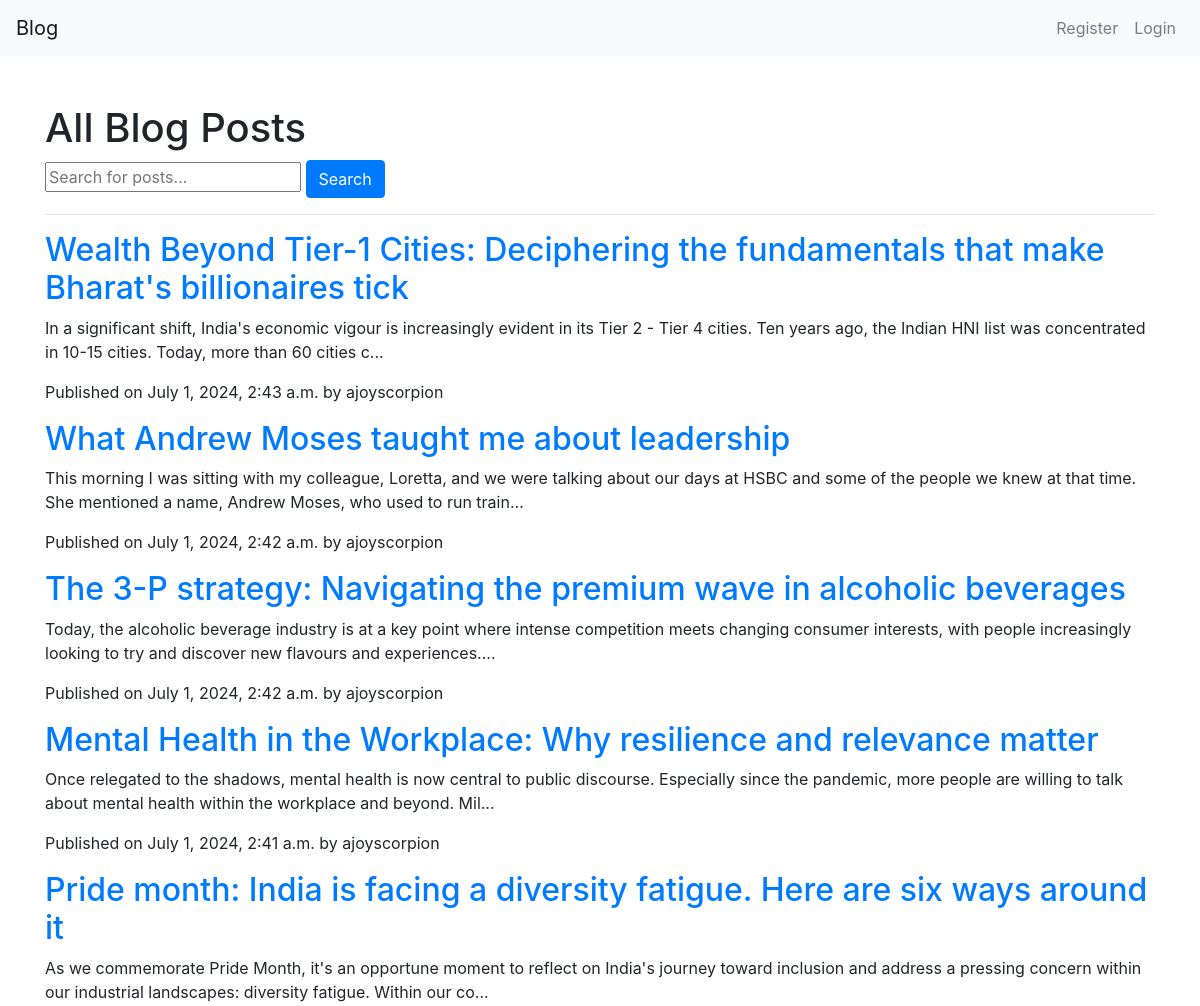
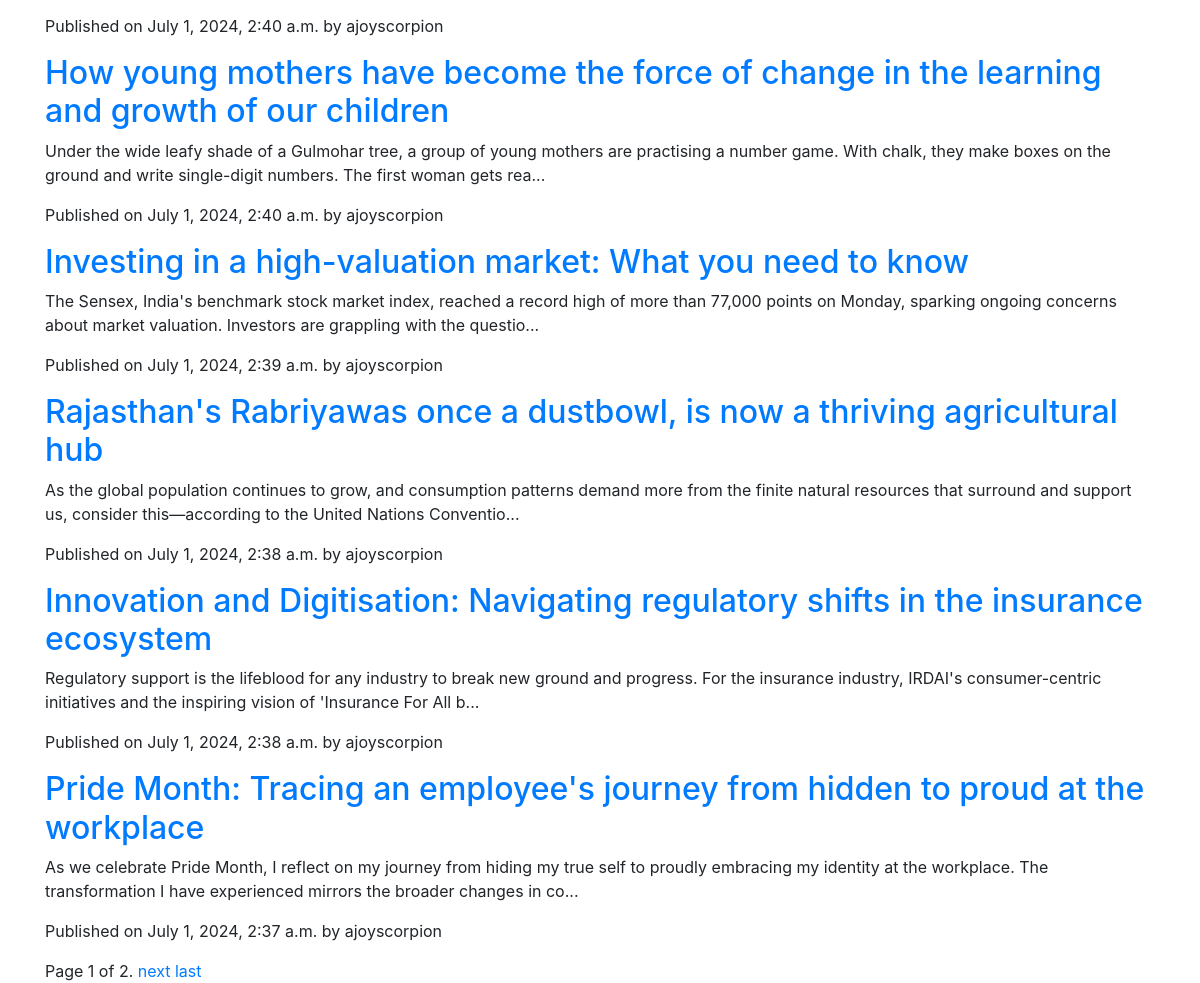
The page / on the database its author committed (2 pictures, top to bottom).
### blog/models.py (models this page shows, shortened)
class BlogPost(models.Model):
    title = models.CharField(max_length=200)
    content = models.TextField()
    publication_date = models.DateTimeField(auto_now_add=True)
    author = models.ForeignKey(User, on_delete=models.CASCADE)

### blog/views.py (the view)
# urls.py: path('',views.home,name='allBlogs'),
def home(request):
    search_query = request.GET.get('search','')
    posts = BlogPost.objects.all().order_by('-publication_date')
    if search_query:
        posts = posts.filter(title__icontains=search_query) | posts.filter(content__icontains=search_query)
    paginator = Paginator(posts,10)
    page_number = request.GET.get('page')
    page_obj = paginator.get_page(page_number)
    context = {
        'posts': page_obj,
        'is_paginated': page_obj.has_other_pages(),
        'page_obj': page_obj
    }
    return render(request,'home.html',context)

### templates/home.html (shortened to what this page needs)
{% extends 'base.html' %}
{% block content %}
<h1>All Blog Posts</h1>
<form method="GET" action="">
    <input type="text" name="search" placeholder="Search for posts...">
    <button type="submit" class="btn btn-primary">Search</button>
</form>
<hr>
{% for post in posts %}
    <div class="post">
        <h2><a href="{% url 'blogDetails' post.pk %}">{{ post.title }}</a></h2>
        <p>{{ post.content|slice:":200" }}...</p>
        <p>Published on {{ post.publication_date }} by {{ post.author }}</p>
    </div>
{% endfor %}
<div class="pagination">
    {% if is_paginated %}
        <span class="step-links">
            <span class="current">
                Page {{ page_obj.number }} of {{ page_obj.paginator.num_pages }}.
            </span>
            {% if page_obj.has_next %}
                <a href="?page={{ page_obj.next_page_number }}">next</a>
                <a href="?page={{ page_obj.paginator.num_pages }}">last</a>
            {% endif %}
        </span>
    {% endif %}
</div>
{% endblock %}

### templates/base.html (shortened to what this page needs)
<!DOCTYPE html>
<html lang="en">
<head>
    <link rel="stylesheet" href="https://cdnjs.cloudflare.com/ajax/libs/toastr.js/latest/toastr.min.css">
    <link rel="stylesheet" href="https://stackpath.bootstrapcdn.com/bootstrap/4.5.2/css/bootstrap.min.css">
</head>
<body>
    <nav class="navbar navbar-expand-lg navbar-light bg-light">
        <a class="navbar-brand" href="{% url 'allBlogs' %}">Blog</a>
        <div class="collapse navbar-collapse" id="navbarNav">
            <ul class="navbar-nav ml-auto">
                {% if user.is_authenticated %}
                    <li class="nav-item">
                        <a class="nav-link" href="{% url 'addBlogs' %}">New Post</a>
                    </li>
                    <li class="nav-item">
                        <a class="nav-link" href="{% url 'logout' %}">Logout</a>
                    </li>
                {% else %}
                    <li class="nav-item">
                        <a class="nav-link" href="{% url 'register' %}">Register</a>
                    </li>
                    <li class="nav-item">
                        <a class="nav-link" href="{% url 'signIn' %}">Login</a>
                    </li>
                {% endif %}
            </ul>
        </div>
    </nav>
    <div class="container mt-5">
        {% block content %}
        {% endblock %}
    </div>
</body>
</html>

### rows shown on the page
BlogPost: title "Wealth Beyond Tier-1 Cities: Deciphering the fundamentals that make Bharat's billionaires tick", content "In a significant shift, India's economic vigour is increasingly evident in its Tier 2 - Tier 4 cities. Ten years ago, the Indian HNI list was concentrated in 10-15 cities. Today, more than 60 cities c", publication_date "July 1, 2024, 2:43 a.m.", author "ajoyscorpion"
BlogPost: title "What Andrew Moses taught me about leadership", content "This morning I was sitting with my colleague, Loretta, and we were talking about our days at HSBC and some of the people we knew at that time. She mentioned a name, Andrew Moses, who used to run train", publication_date "July 1, 2024, 2:42 a.m.", author "ajoyscorpion"
BlogPost: title "The 3-P strategy: Navigating the premium wave in alcoholic beverages", content "Today, the alcoholic beverage industry is at a key point where intense competition meets changing consumer interests, with people increasingly looking to try and discover new flavours and experiences.", publication_date "July 1, 2024, 2:42 a.m.", author "ajoyscorpion"
BlogPost: title "Mental Health in the Workplace: Why resilience and relevance matter", content "Once relegated to the shadows, mental health is now central to public discourse. Especially since the pandemic, more people are willing to talk about mental health within the workplace and beyond. Mil", publication_date "July 1, 2024, 2:41 a.m.", author "ajoyscorpion"
BlogPost: title "Pride month: India is facing a diversity fatigue. Here are six ways around it", content "As we commemorate Pride Month, it's an opportune moment to reflect on India's journey toward inclusion and address a pressing concern within our industrial landscapes: diversity fatigue. Within our co", publication_date "July 1, 2024, 2:40 a.m.", author "ajoyscorpion"
BlogPost: title "How young mothers have become the force of change in the learning and growth of our children", content "Under the wide leafy shade of a Gulmohar tree, a group of young mothers are practising a number game. With chalk, they make boxes on the ground and write single-digit numbers. The first woman gets rea", publication_date "July 1, 2024, 2:40 a.m.", author "ajoyscorpion"
BlogPost: title "Investing in a high-valuation market: What you need to know", content "The Sensex, India's benchmark stock market index, reached a record high of more than 77,000 points on Monday, sparking ongoing concerns about market valuation. Investors are grappling with the questio", publication_date "July 1, 2024, 2:39 a.m.", author "ajoyscorpion"
BlogPost: title "Rajasthan's Rabriyawas once a dustbowl, is now a thriving agricultural hub", content "As the global population continues to grow, and consumption patterns demand more from the finite natural resources that surround and support us, consider this—according to the United Nations Conventio", publication_date "July 1, 2024, 2:38 a.m.", author "ajoyscorpion"
BlogPost: title "Innovation and Digitisation: Navigating regulatory shifts in the insurance ecosystem", content "Regulatory support is the lifeblood for any industry to break new ground and progress. For the insurance industry, IRDAI's consumer-centric initiatives and the inspiring vision of 'Insurance For All b", publication_date "July 1, 2024, 2:38 a.m.", author "ajoyscorpion"
BlogPost: title "Pride Month: Tracing an employee's journey from hidden to proud at the workplace", content "As we celebrate Pride Month, I reflect on my journey from hiding my true self to proudly embracing my identity at the workplace. The transformation I have experienced mirrors the broader changes in co", publication_date "July 1, 2024, 2:37 a.m.", author "ajoyscorpion"

### other values the page prints
{{ page_obj.number }} "1"
{{ page_obj.paginator.num_pages }} "2"
